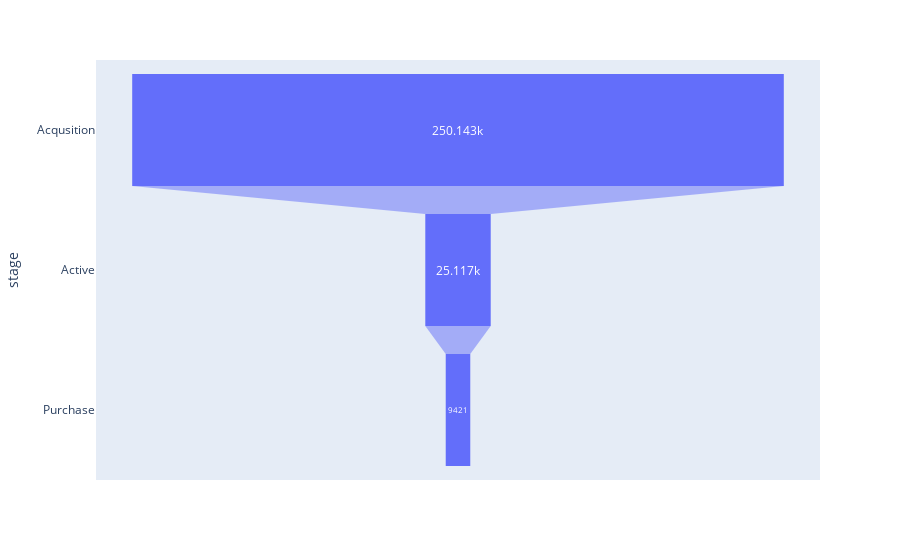

Notebook source saved alongside this figure:
### Code cell
import plotly.express as px

# 전체 고유방문객수
acquisition = df.fullVisitorId.nunique()

# 장바구니 이용 고유 고객수
add_to_cart = df[df.hits_eCommerceAction_action_type ==3]
active = add_to_cart.fullVisitorId.nunique()

#주문완료 고유 고객수
check_confirm = df[df.hits_transaction_transactionRevenue !=0]
revenue = check_confirm.fullVisitorId.nunique()

data = dict(
    number = [acquisition, active, revenue],
    stage = ['Acqusition', 'Active', 'Purchase']
)
fig = px.funnel(data, x='number', y='stage')
fig.show()

### Figure 1 — Plotly figure (JSON) as saved in the notebook; plotly's stock layout.template omitted (floating-point values rounded to 4 significant figures)
{"data": [{"hovertemplate": "number=%{x}<br>stage=%{y}<extra></extra>", "legendgroup": "", "marker": {"color": "#636efa"}, "name": "", "orientation": "h", "showlegend": false, "type": "funnel", "x": [250143, 25117, 9421], "xaxis": "x", "y": ["Acqusition", "Active", "Purchase"], "yaxis": "y"}], "layout": {"legend": {"tracegroupgap": 0}, "margin": {"t": 60}, "xaxis": {"anchor": "y", "domain": [0, 1], "title": {"text": "number"}}, "yaxis": {"anchor": "x", "domain": [0, 1], "title": {"text": "stage"}}}}
